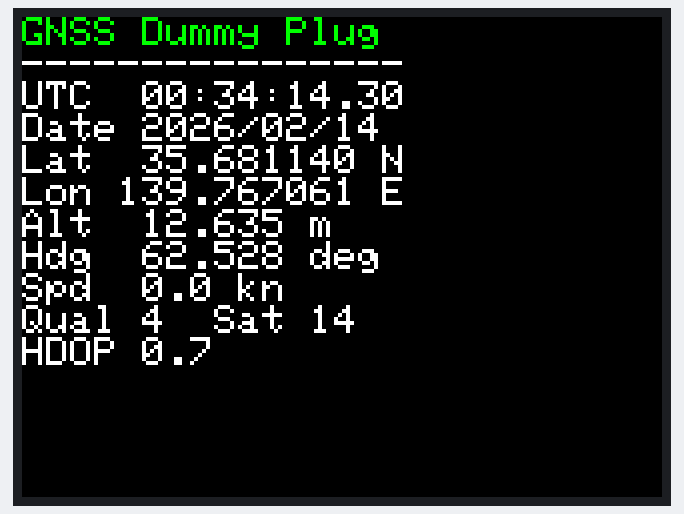
Recording of a program running on a simulated ESP32. On the bench: 320×240 colour display. What the program prints to the serial monitor is not drawn.

Above: at 0.3 s.

The program:

main.cpp
```cpp
#include <M5Unified.h>
#include "nmea_builder.h"

NmeaBuilder nmea;

void update_display(const NmeaBuilder &nmea)
{
    M5.Display.setCursor(0, 0);

    M5.Display.setTextColor(GREEN, BLACK);
    M5.Display.println("GNSS Dummy Plug");
    M5.Display.setTextColor(WHITE, BLACK);
    M5.Display.println("----------------");

    auto &utc = nmea.utc();
    auto &date = nmea.date();
    auto &pos = nmea.position();

    if (utc)
        M5.Display.printf("UTC  %02d:%02d:%05.2f\n", utc->hour, utc->min, utc->sec);
    if (date)
        M5.Display.printf("Date %04d/%02d/%02d\n", date->year, date->month, date->day);
    if (pos)
    {
        char ns = (pos->lat_deg >= 0) ? 'N' : 'S';
        char ew = (pos->lon_deg >= 0) ? 'E' : 'W';
        M5.Display.printf("Lat %10.6f %c\n", std::fabs(pos->lat_deg), ns);
        M5.Display.printf("Lon %10.6f %c\n", std::fabs(pos->lon_deg), ew);
    }
    if (nmea.altitude())
        M5.Display.printf("Alt  %.3f m\n", *nmea.altitude());
    if (nmea.heading())
        M5.Display.printf("Hdg  %.3f deg\n", *nmea.heading());
    if (nmea.speed_knots())
        M5.Display.printf("Spd  %.1f kn\n", *nmea.speed_knots());
    if (nmea.quality() && nmea.num_satellites())
        M5.Display.printf("Qual %d  Sat %d\n", *nmea.quality(), *nmea.num_satellites());
    if (nmea.hdop())
        M5.Display.printf("HDOP %.1f\n", *nmea.hdop());
}

void setup()
{
    M5.begin();
    Serial.begin(115200);

    M5.Display.setTextSize(2);
    M5.Display.setTextColor(WHITE, BLACK);
    M5.Display.fillScreen(BLACK);

    nmea.set_utc(0, 34, 14.30);
    nmea.set_position(35.68114, 139.767061);
    nmea.set_quality(4);
    nmea.set_num_satellites(14);
    nmea.set_hdop(0.7);
    nmea.set_altitude(12.635);
    nmea.set_geoid_height(34.091);
    nmea.set_dgps(1.3, 1686);
    nmea.set_heading(62.528);
    nmea.set_status('A');
    nmea.set_speed_knots(0.0);
    nmea.set_course(62.5);
    nmea.set_date(14, 2, 2026);
    nmea.set_magnetic_variation(-7.0);
    nmea.set_mode_indicator('D');
}

void loop()
{
    Serial.println(nmea.get_gpgga().c_str());
    Serial.println(nmea.get_gphdt().c_str());
    Serial.println(nmea.get_gprmc().c_str());

    update_display(nmea);

    delay(1000);
}
```

nmea_builder.cpp
```cpp
#include "nmea_builder.h"

// --- Setters ---

void NmeaBuilder::set_utc(int hour, int min, float sec)
{
    utc_ = {hour, min, sec};
}

void NmeaBuilder::set_position(double lat_deg, double lon_deg)
{
    position_ = {lat_deg, lon_deg};
}

void NmeaBuilder::set_quality(int quality)
{
    quality_ = quality;
}

void NmeaBuilder::set_num_satellites(int num_satellites)
{
    num_satellites_ = num_satellites;
}

void NmeaBuilder::set_hdop(float hdop)
{
    hdop_ = hdop;
}

void NmeaBuilder::set_altitude(float altitude)
{
    altitude_ = altitude;
}

void NmeaBuilder::set_geoid_height(float geoid_height)
{
    geoid_height_ = geoid_height;
}

void NmeaBuilder::set_dgps(float age, int station_id)
{
    dgps_ = {age, station_id};
}

void NmeaBuilder::set_heading(float heading)
{
    heading_ = heading;
}

void NmeaBuilder::set_status(char status)
{
    status_ = status;
}

void NmeaBuilder::set_speed_knots(float speed)
{
    speed_knots_ = speed;
}

void NmeaBuilder::set_course(float course)
{
    course_degrees_ = course;
}

void NmeaBuilder::set_date(int day, int month, int year)
{
    date_ = {day, month, year};
}

void NmeaBuilder::set_magnetic_variation(float magvar)
{
    magnetic_variation_ = magvar;
}

void NmeaBuilder::set_mode_indicator(char mode)
{
    mode_indicator_ = mode;
}

// --- Getters ---

std::string NmeaBuilder::get_gpgga() const
{
    if (!utc_)
        throw std::runtime_error("GPGGA: utc has not been set");
    if (!position_)
        throw std::runtime_error("GPGGA: position has not been set");
    if (!quality_)
        throw std::runtime_error("GPGGA: quality has not been set");
    if (!num_satellites_)
        throw std::runtime_error("GPGGA: num_satellites has not been set");
    if (!hdop_)
        throw std::runtime_error("GPGGA: hdop has not been set");
    if (!altitude_)
        throw std::runtime_error("GPGGA: altitude has not been set");
    if (!geoid_height_)
        throw std::runtime_error("GPGGA: geoid_height has not been set");
    if (!dgps_)
        throw std::runtime_error("GPGGA: dgps has not been set");

    char ns, ew;
    std::string utc = format_utc(utc_->hour, utc_->min, utc_->sec);
    std::string lat = deg_to_nmea_lat(position_->lat_deg, ns);
    std::string lon = deg_to_nmea_lon(position_->lon_deg, ew);

    char body[128];
    snprintf(body, sizeof(body),
             "GPGGA,%s,%s,%c,%s,%c,%d,%02d,%.1f,%.3f,M,%.3f,M,%.1f,%04d",
             utc.c_str(), lat.c_str(), ns, lon.c_str(), ew,
             *quality_, *num_satellites_, *hdop_,
             *altitude_, *geoid_height_,
             dgps_->age, dgps_->station_id);

    char sentence[140];
    snprintf(sentence, sizeof(sentence), "$%s*%02X", body, nmea_checksum(body));
    return std::string(sentence);
}

std::string NmeaBuilder::get_gphdt() const
{
    if (!heading_)
        throw std::runtime_error("GPHDT: heading has not been set");

    char body[32];
    snprintf(body, sizeof(body), "GPHDT,%.3f,T", *heading_);

    char sentence[48];
    snprintf(sentence, sizeof(sentence), "$%s*%02X", body, nmea_checksum(body));
    return std::string(sentence);
}

std::string NmeaBuilder::get_gprmc() const
{
    if (!utc_)
        throw std::runtime_error("GPRMC: utc has not been set");
    if (!status_)
        throw std::runtime_error("GPRMC: status has not been set");
    if (!position_)
        throw std::runtime_error("GPRMC: position has not been set");
    if (!speed_knots_)
        throw std::runtime_error("GPRMC: speed_knots has not been set");
    if (!course_degrees_)
        throw std::runtime_error("GPRMC: course has not been set");
    if (!date_)
        throw std::runtime_error("GPRMC: date has not been set");
    if (!mode_indicator_)
        throw std::runtime_error("GPRMC: mode_indicator has not been set");

    char ns, ew;
    std::string utc = format_utc(utc_->hour, utc_->min, utc_->sec);
    std::string lat = deg_to_nmea_lat(position_->lat_deg, ns);
    std::string lon = deg_to_nmea_lon(position_->lon_deg, ew);
    std::string date = format_date(date_->day, date_->month, date_->year);

    std::string magvar_str;
    std::string magdir_str;
    if (magnetic_variation_)
    {
        char magdir = (*magnetic_variation_ >= 0.0f) ? 'E' : 'W';
        char buf[16];
        snprintf(buf, sizeof(buf), "%.1f", std::fabs(*magnetic_variation_));
        magvar_str = buf;
        magdir_str = magdir;
    }

    char body[160];
    snprintf(body, sizeof(body),
             "GPRMC,%s,%c,%s,%c,%s,%c,%.1f,%.1f,%s,%s,%s,%c",
             utc.c_str(), *status_,
             lat.c_str(), ns, lon.c_str(), ew,
             *speed_knots_, *course_degrees_,
             date.c_str(),
             magvar_str.c_str(), magdir_str.c_str(),
             *mode_indicator_);

    char sentence[180];
    snprintf(sentence, sizeof(sentence), "$%s*%02X", body, nmea_checksum(body));
    return std::string(sentence);
}

// --- Private helpers ---

uint8_t NmeaBuilder::nmea_checksum(const std::string &sentence)
{
    uint8_t checksum = 0;
    for (char c : sentence)
    {
        checksum ^= static_cast<uint8_t>(c);
    }
    return checksum;
}

std::string NmeaBuilder::deg_to_nmea_lat(double deg, char &ns)
{
    ns = (deg >= 0.0) ? 'N' : 'S';
    double abs_deg = std::fabs(deg);
    int d = static_cast<int>(abs_deg);
    double min = (abs_deg - d) * 60.0;
    char buf[16];
    snprintf(buf, sizeof(buf), "%02d%08.5f", d, min);
    return std::string(buf);
}

std::string NmeaBuilder::deg_to_nmea_lon(double deg, char &ew)
{
    ew = (deg >= 0.0) ? 'E' : 'W';
    double abs_deg = std::fabs(deg);
    int d = static_cast<int>(abs_deg);
    double min = (abs_deg - d) * 60.0;
    char buf[16];
    snprintf(buf, sizeof(buf), "%03d%08.5f", d, min);
    return std::string(buf);
}

std::string NmeaBuilder::format_utc(int hour, int min, float sec)
{
    char buf[16];
    snprintf(buf, sizeof(buf), "%02d%02d%05.2f", hour, min, sec);
    return std::string(buf);
}

std::string NmeaBuilder::format_date(int day, int month, int year)
{
    char buf[8];
    snprintf(buf, sizeof(buf), "%02d%02d%02d", day, month, year % 100);
    return std::string(buf);
}
```

nmea_builder.h
```cpp
#pragma once

#include <cmath>
#include <cstdint>
#include <cstdio>
#include <optional>
#include <stdexcept>
#include <string>

/**
 * @brief NMEA sentence builder for GPGGA, GPHDT, and GPRMC
 *
 * Set each field value via setters, then retrieve the formatted
 * NMEA sentence via getters. Throws std::runtime_error if any
 * required field has not been set.
 */
class NmeaBuilder
{
public:
    struct Utc
    {
        int hour;
        int min;
        float sec;
    };

    struct Position
    {
        double lat_deg;
        double lon_deg;
    };

    struct Dgps
    {
        float age;
        int station_id;
    };

    struct Date
    {
        int day;
        int month;
        int year;
    };

    // --- Setters ---

    /**
     * @brief Set UTC time
     * @param hour Hour (0-23)
     * @param min Minute (0-59)
     * @param sec Second (0.00-59.99)
     */
    void set_utc(int hour, int min, float sec);

    /**
     * @brief Set position in decimal degrees
     * @param lat_deg Latitude [degrees]. Positive is north; negative is south.
     * @param lon_deg Longitude [degrees]. Positive is east; negative is west.
     */
    void set_position(double lat_deg, double lon_deg);

    /**
     * @brief Set fix quality
     * @param quality Fix quality (0:Invalid, 1:SPS, 2:DGPS, 4:RTK Fixed, 5:RTK Float)
     */
    void set_quality(int quality);

    /**
     * @brief Set number of satellites in use
     * @param num_satellites Number of satellites
     */
    void set_num_satellites(int num_satellites);

    /**
     * @brief Set horizontal dilution of precision
     * @param hdop HDOP value
     */
    void set_hdop(float hdop);

    /**
     * @brief Set antenna altitude above MSL
     * @param altitude Altitude [m]
     */
    void set_altitude(float altitude);

    /**
     * @brief Set geoidal separation
     * @param geoid_height Geoidal separation [m]
     */
    void set_geoid_height(float geoid_height);

    /**
     * @brief Set differential GPS data
     * @param age Age of differential GPS data [s]
     * @param station_id Differential reference station ID
     */
    void set_dgps(float age, int station_id);

    /**
     * @brief Set true heading
     * @param heading True heading [degrees] (0.000-359.999)
     */
    void set_heading(float heading);

    /**
     * @brief Set receiver status
     * @param status 'A' (active/valid) or 'V' (void/invalid)
     */
    void set_status(char status);

    /**
     * @brief Set speed over ground
     * @param speed Speed over ground [knots]
     */
    void set_speed_knots(float speed);

    /**
     * @brief Set course over ground
     * @param course Course over ground [degrees] (0.0-359.9)
     */
    void set_course(float course);

    /**
     * @brief Set date
     * @param day Day (1-31)
     * @param month Month (1-12)
     * @param year Year (e.g. 2026)
     */
    void set_date(int day, int month, int year);

    /**
     * @brief Set magnetic variation
     * @param magvar Magnetic variation [degrees]. Positive is east; negative is west.
     */
    void set_magnetic_variation(float magvar);

    /**
     * @brief Set positioning mode indicator
     * @param mode 'A' (autonomous), 'D' (DGPS), 'E' (estimated), 'N' (not valid)
     */
    void set_mode_indicator(char mode);

    // --- Getters ---

    /**
     * @brief Get GPGGA sentence with checksum
     * @return GPGGA sentence string
     * @throws std::runtime_error if any required field has not been set
     */
    std::string get_gpgga() const;

    /**
     * @brief Get GPHDT sentence with checksum
     * @return GPHDT sentence string
     * @throws std::runtime_error if heading has not been set
     */
    std::string get_gphdt() const;

    /**
     * @brief Get GPRMC sentence with checksum
     * @return GPRMC sentence string
     * @throws std::runtime_error if any required field has not been set
     */
    std::string get_gprmc() const;

    // --- Raw value getters ---

    const std::optional<Utc> &utc() const { return utc_; }
    const std::optional<Position> &position() const { return position_; }
    const std::optional<int> &quality() const { return quality_; }
    const std::optional<int> &num_satellites() const { return num_satellites_; }
    const std::optional<float> &hdop() const { return hdop_; }
    const std::optional<float> &altitude() const { return altitude_; }
    const std::optional<float> &geoid_height() const { return geoid_height_; }
    const std::optional<Dgps> &dgps() const { return dgps_; }
    const std::optional<float> &heading() const { return heading_; }
    const std::optional<char> &status() const { return status_; }
    const std::optional<float> &speed_knots() const { return speed_knots_; }
    const std::optional<float> &course_degrees() const { return course_degrees_; }
    const std::optional<Date> &date() const { return date_; }
    const std::optional<float> &magnetic_variation() const { return magnetic_variation_; }
    const std::optional<char> &mode_indicator() const { return mode_indicator_; }

private:
    static uint8_t nmea_checksum(const std::string &sentence);
    static std::string deg_to_nmea_lat(double deg, char &ns);
    static std::string deg_to_nmea_lon(double deg, char &ew);
    static std::string format_utc(int hour, int min, float sec);
    static std::string format_date(int day, int month, int year);

    std::optional<Utc> utc_;
    std::optional<Position> position_;
    std::optional<int> quality_;
    std::optional<int> num_satellites_;
    std::optional<float> hdop_;
    std::optional<float> altitude_;
    std::optional<float> geoid_height_;
    std::optional<Dgps> dgps_;
    std::optional<float> heading_;
    std::optional<char> status_;
    std::optional<float> speed_knots_;
    std::optional<float> course_degrees_;
    std::optional<Date> date_;
    std::optional<float> magnetic_variation_;
    std::optional<char> mode_indicator_;
};
```
